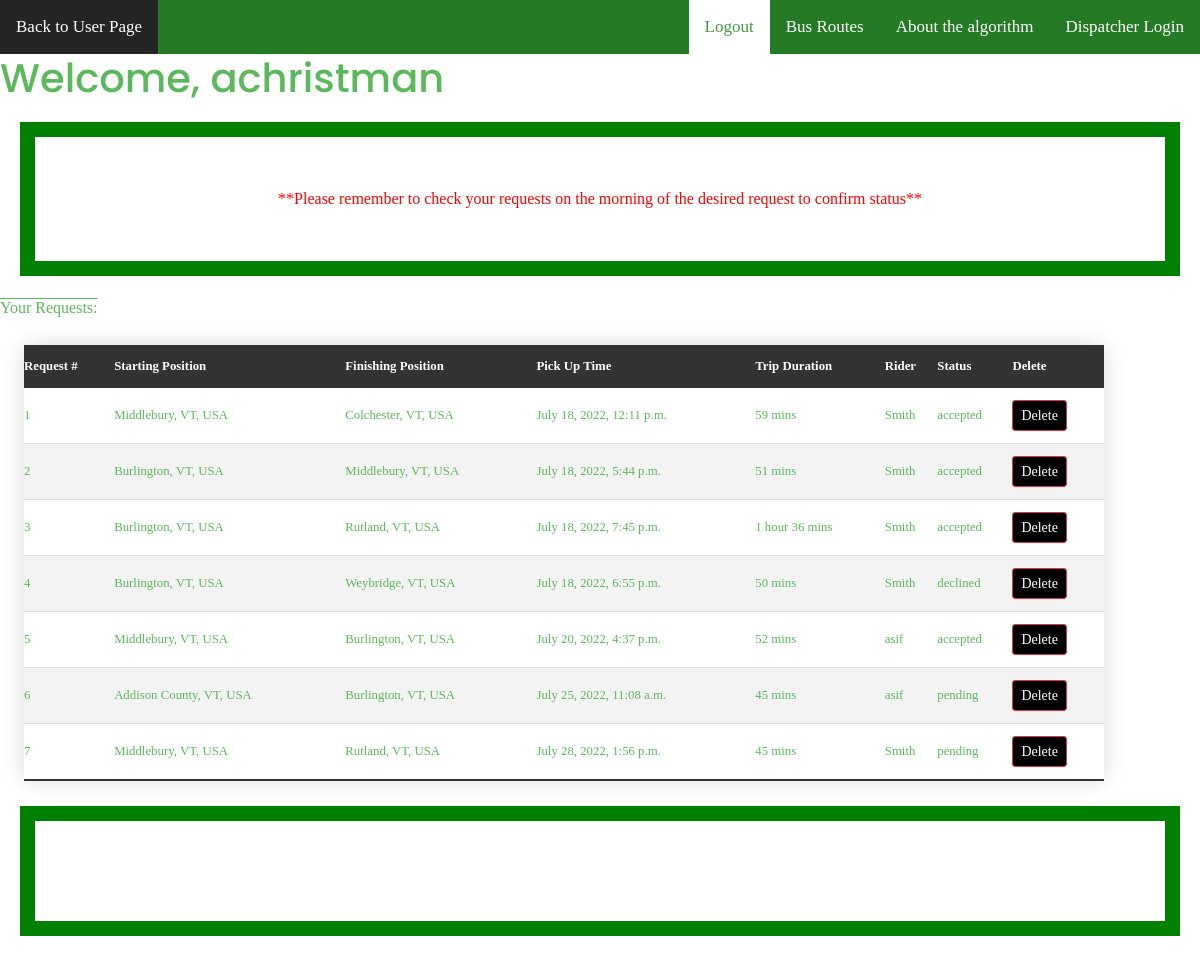
Page /website/UserRequestPage.html (signed in) on the committed database.
### website/models.py (models this page shows, shortened)
class Ride(models.Model):
    origin = models.CharField(max_length=100)
    destination = models.CharField(max_length=100)
    rider_name = models.CharField(default="", max_length=64)
    contact_number = models.CharField(default="", max_length=30)
    user_name = models.ForeignKey(User, default=User, on_delete=models.CASCADE)
    time = models.DateTimeField(default=datetime.now,blank=True)
    trip_duration = models.CharField(default="", max_length=30)
    ride_status = models.CharField(default="pending", max_length=30)
    roundtrip = models.CharField(default="", max_length=30)
    rtime = models.DateTimeField(default=datetime.now,blank=True)
    share = models.CharField(default="", max_length=30)
    needs = models.CharField(default="", max_length=300)

### website/views.py (the view)
# urls.py: path("UserRequestPage.html", views.userRequestPage, name="UserRequestPage"),
def userRequestPage(request):
        return render(request, "website/UserRequestPage.html", {
            "Rides" : Ride.objects.all()
        })

### website/templates/website/UserRequestPage.html (shortened to what this page needs)
<!DOCTYPE html>
<html>
    <head>
        {% load static %}
    <link  rel="stylesheet" href="{% static 'bootstrap.min.css' %}">
    <link rel="stylesheet" href="{% static 'style.css' %}">
    <link rel="stylesheet" href="{% static 'barStyle.css'%}">
    </head>
    <body>
    <div class="bar">
        <a class="title" href="/website/UserPage.html">Back to User Page</a>
        <a href="/website/DispatcherLogin.html">Dispatcher Login</a>
        <a href="/website/aboutAlg.html">About the algorithm</a>
        <a href="/website/busRoutes.html">Bus Routes</a>
        <a class ="active" href="/users/login.html">Logout</a>
    </div>
    <h1>Welcome, {{ request.user }}</h1>
    <p> **Please remember to check your requests on the morning
    of the desired request to confirm status**</p>
    <p2>
        Your Requests:
    </p2>
    <table class = "tableContent" id="table">
        <thead>
            <th>Request #</th>
            <th>Starting Position</th>
            <th>Finishing Position</th>
            <th>Pick Up Time</th>
            <th>Trip Duration</th>
            <th>Rider</th>
            <th>Status</th>
            <th>Delete</th>
        </thead>
        {% for Ride in Rides %}
        {% ifequal Ride.user_name request.user %}
    <tr>
        <td></td>
        <td>{{ Ride.origin }}</td>
        <td>{{ Ride.destination }}</td>
        <td>{{ Ride.time }}</td>
        <td>{{ Ride.trip_duration }}</td>
        <td>{{ Ride.rider_name }}</td>
        <td>{{ Ride.ride_status}}</td>
        <td><a href="{% url 'delete_post' pk=Ride.pk%}" class="btn btn-danger btn-sm" role="button" aria-pressed="true" >Delete</a></td>
    </tr>
        {% endifequal %}
    {% endfor %}
    </table>
    <p></p>
    </body>

### website/static/style.css (style rules this page uses)
body { color: #5cb85c; font-family: "Poppins", sans-serif; }
.btn { text-align: center; margin: 0%; }

### website/static/barStyle.css (style rules this page uses)
.bar { margin:0%; background-color: darkgreen; overflow: hidden; opacity: 0.85; font-family: 'Times New Roman', Times, serif; }
.bar a { float: right; color:white; text-align: center; padding: 14px 16px; text-decoration: none; font-size: 17px; }
a:nth-of-type(1) { background-color: black; }
.bar a.active { background-color: white; color: forestgreen; }
.bar a.title { float:left; }

### website/templates/website/UserRequestPage.html (style rules this page uses)
.tableContent { width: 90%; margin:25px 0; margin-left: 2%; border-collapse:collapse; font-family: "Monaco"; font-size: 0.8em; min-width: 400px; box-shadow: 0 0 20px rgba(0, 0, 0, 0.15); }
.tableContent th, .tableContent td { text-align: left; padding: 12px 0px; }
.tableContent tbody tr { border-bottom: 1px solid #dddddd; }
.tableContent tbody tr:nth-of-type(even) { background-color: #f3f3f3; }
.tableContent tbody tr:last-of-type { border-bottom: 2px solid #333333; }
p { border: 15px solid green; padding: 50px; margin: 20px; text-align: center; color: red; font-family: "Monaco"; }
p2 { font-family: "Monaco"; text-decoration: overline; }

### rows in the picture
Ride: origin "Middlebury, VT, USA", destination "Colchester, VT, USA", time "July 18, 2022, 12:11 p.m.", trip_duration "59 mins", rider_name "Smith", ride_status "accepted"
Ride: origin "Burlington, VT, USA", destination "Middlebury, VT, USA", time "July 18, 2022, 5:44 p.m.", trip_duration "51 mins", rider_name "Smith", ride_status "accepted"
Ride: origin "Burlington, VT, USA", destination "Rutland, VT, USA", time "July 18, 2022, 7:45 p.m.", trip_duration "1 hour 36 mins", rider_name "Smith", ride_status "accepted"
Ride: origin "Burlington, VT, USA", destination "Weybridge, VT, USA", time "July 18, 2022, 6:55 p.m.", trip_duration "50 mins", rider_name "Smith", ride_status "declined"
Ride: origin "Middlebury, VT, USA", destination "Burlington, VT, USA", time "July 20, 2022, 4:37 p.m.", trip_duration "52 mins", rider_name "asif", ride_status "accepted"
Ride: origin "Addison County, VT, USA", destination "Burlington, VT, USA", time "July 25, 2022, 11:08 a.m.", trip_duration "45 mins", rider_name "asif", ride_status "pending"
Ride: origin "Middlebury, VT, USA", destination "Rutland, VT, USA", time "July 28, 2022, 1:56 p.m.", trip_duration "45 mins", rider_name "Smith", ride_status "pending"

### other values in the picture
{{ request.user }} "achristman"
